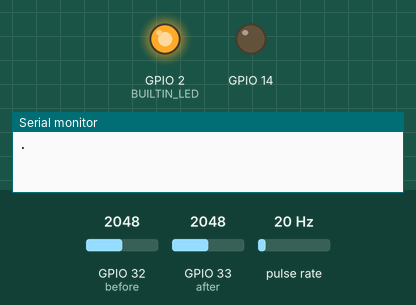
The sketch below on a simulated ESP32. Parts: output pins drawn as LEDs (lit = HIGH), the last lines printed to the serial monitor. Wiring (inferred from the names in the program): pulse sensor: data GPIO 35. The inputs (shaded band) are chosen by the test bench; at power-on: GPIO 32 (before) = 2048, GPIO 33 (after) = 2048, pulse rate 20 Hz. WiFi joins after 1.5 s; servers stay silent unless stated; no MQTT or app messages arrive unless stated.

Above: at 0.9 s.
At 1.6 s:
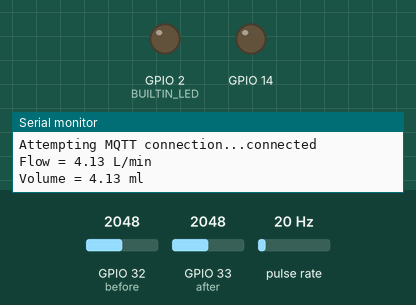
Timing chart, 0 to 3.1 s (numbered marks = the images above):
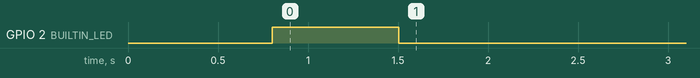

The sketch:

qualitySensor.ino
```cpp
#include <ArduinoJson.h>
#include <WiFi.h>
#include <PubSubClient.h>

const char* ssid = "IT_NW12";
const char* password = "123456788";

StaticJsonDocument<500> doc;

#define mqtt_server "192.168.31.70"
#define mqtt_port 1883
#define mqtt_user "project"
#define mqtt_password "123456788"

String id = "15";
String topicControl = "tabwater/device/" + id + "/control";
String topicStatus = "tabwater/device/" + id + "/alive";
String topicData = "tabwater/device/" + id + "/data";
#include <Ticker.h>
Ticker ticker;

#define BUILTIN_LED 2

WiFiClient espClient;
PubSubClient client(espClient);


// PinMode input sensor
int before = 32;  // ก่อนกรอง
int after = 33;   // หลังกรอง
int flow = 35;    // ปริมาณ

float ntu_before;
float ntu_after;
float flow_data;

#define FLOW_PIN 35
#define FLOW_FACTOR (1.0 / 7.5)

unsigned long volume = 0;
unsigned long prevTime = 0;
uint32_t pulse_count = 0;

void ICACHE_RAM_ATTR on_trigger_handle() {
  pulse_count++;
}


void tick() {
  int state = digitalRead(BUILTIN_LED);
  digitalWrite(BUILTIN_LED, !state);
}

void setup() {
  Serial.begin(115200);

  pinMode(BUILTIN_LED, OUTPUT);
  pinMode(14, OUTPUT);
  pinMode(before, INPUT);
  pinMode(after, INPUT);
  pinMode(flow, INPUT);
    pinMode(FLOW_PIN, INPUT);
  attachInterrupt(digitalPinToInterrupt(FLOW_PIN), on_trigger_handle, RISING);
  ticker.attach(0.8, tick);

  WiFi.config(INADDR_NONE, INADDR_NONE, INADDR_NONE, INADDR_NONE);
  WiFi.setHostname(id.c_str());
  WiFi.begin(ssid, password);

  while (WiFi.status() != WL_CONNECTED) {
    delay(500);
    Serial.print(".");
  }

  Serial.println("");
  Serial.println("WiFi connected");
  Serial.println("IP address: ");
  Serial.println(WiFi.localIP());

  client.setServer(mqtt_server, mqtt_port);
  client.setCallback(callback);

  ticker.detach();
  digitalWrite(BUILTIN_LED, LOW);
}

void loop() {

  if (WiFi.status() != WL_CONNECTED) {
    Serial.println("Reconnecting to WiFi...");
    digitalWrite(14, HIGH);
    WiFi.disconnect();
    WiFi.reconnect();
  }

  if (!client.connected()) {
    Serial.print("Attempting MQTT connection...");

    if (client.connect(id.c_str(), mqtt_user, mqtt_password, topicStatus.c_str(), 1, true, "offline")) {
      Serial.println("connected");
      digitalWrite(14, LOW);
      client.publish(topicStatus.c_str(), "online", true);

    } else {
      Serial.print("failed, rc=");
      Serial.print(client.state());
      Serial.println(" try again in 5 seconds");
      digitalWrite(14, HIGH);
      delay(5000);
      ESP.restart();
    }
  }
  client.loop();

  int sensorValue_before = analogRead(before);
  float voltage_before = sensorValue_before * (5.0 / 1024.0);
  ntu_before = -1120.4 * voltage_before * voltage_before + 5742.3 * voltage_before - 4352.9;

  int sensorValue_after = analogRead(after);
  float voltage_after = sensorValue_after * (5.0 / 1024.0);
  ntu_after = -1120.4 * voltage_after * voltage_after + 5742.3 * voltage_after - 4352.9;

    if ((millis() - prevTime) >= 1000) {
    uint32_t end_pulse_count = pulse_count;
    float flow = end_pulse_count * FLOW_FACTOR;  // 7.5 Hz = 1 L/min
    unsigned int flowMilliLitres = (flow / 60) * 1000;
    volume += flowMilliLitres;

    Serial.printf("Flow = %.02f L/min\n", flow);
    Serial.printf("Volume = %.02f ml\n", volume);
    doc["flowRate"] = String(flow);

    pulse_count = 0;  // Reset pulse count for the next measurement
    prevTime = millis();
  }

  doc["ntu_before"] = ntu_before;
  doc["ntu_after"] = ntu_after;

  char buffer[256];
  size_t n = serializeJson(doc, buffer);
    client.publish(topicData.c_str(), buffer, n);
    doc.clear();

  delay(1000);
}

void callback(char* topic, byte* payload, unsigned int length) {
  Serial.print("Message arrived [");
  Serial.print(topic);
  Serial.print("] ");
  String msg = "";
  int i = 0;
  while (i < length) msg += (char)payload[i++];
}
```
